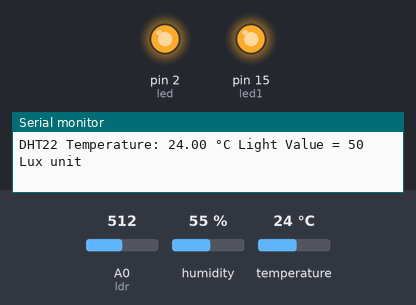
This sketch was run on a simulated Arduino Uno, built with avr-gcc and run on an emulated ATmega328P. Shown: output pins drawn as LEDs (lit = HIGH), the last lines printed to the serial monitor. Dashed ring = blinking. The test bench sets the inputs (shaded band); at power-on: temperature 24 °C, A0 (ldr) = 512, humidity 55 %.

Above: at 1.8 s.
1.9 s: temperature set to 25.6 °C
At 3.0 s:
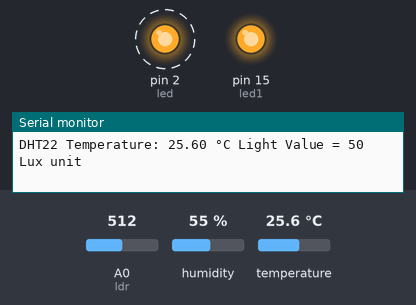
7.7 s: A0 (ldr) set to 268
11.2 s: A0 (ldr) set to 245
At 12.5 s:
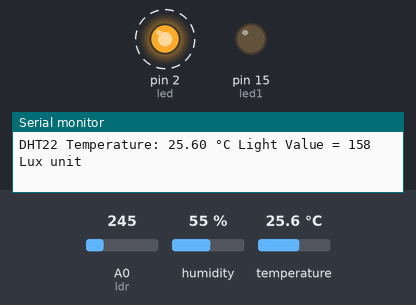
17.7 s: temperature set to 28 °C
23.7 s: A0 (ldr) set to 306
At 25.6 s:
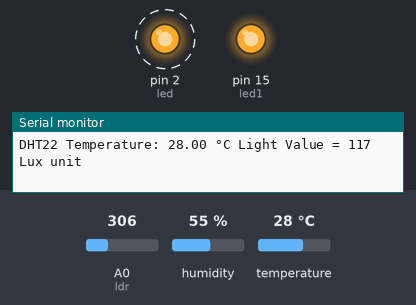
Timing chart, 0 to 30.7 s (numbered marks = the images above; inputs shaded):
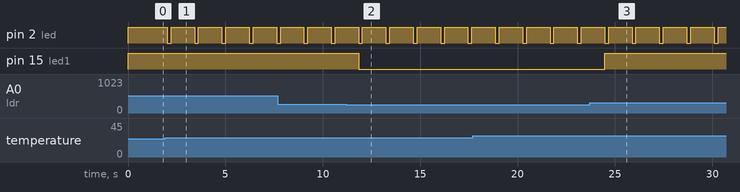

Measured:
- the behaviour switches between 24.9 and 25 °C on temperature (found by bisection; images 0 and 1)
- the behaviour switches between 257 and 256 on A0 (ldr) (found by bisection; images 1 and 2)
- after the input at 1.9 s, pin 2 (led): alternates HIGH for 1.2 s and LOW for 0.20 s, starting after 0.11 s
- after the input at 11.2 s, pin 15 (led1): HIGH → LOW after 0.64 s
- after the input at 23.7 s, pin 15 (led1): LOW → HIGH after 0.77 s

The sketch:

esp8266_test_DHT_LDR.ino
```cpp
#include <DHT.h>

#define DHTPIN 0
#define DHTTYPE DHT22
#define ldr A0
#define led1 15
#define led 2
float ADC_value = 0.0048828125;
DHT dht(DHTPIN, DHTTYPE);

void setup() {
Serial.begin(9600);
pinMode(led1, OUTPUT);
pinMode(led, OUTPUT);
pinMode(ldr, INPUT);
dht.begin();
digitalWrite(led1,HIGH);
digitalWrite(led,HIGH);
}

void loop() {
float ldr_data = analogRead(ldr);
float t = dht.readTemperature();
int lux = int((250.000000/(ADC_value*ldr_data))-50.000000);
Serial.print("DHT22 Temperature: ");
Serial.print(t);
Serial.print(" °C ");
Serial.print("Light Value = ");
Serial.print(lux);
Serial.println(" Lux unit");
if(lux>=150){
  digitalWrite(led1,LOW);
}
if (lux<150){
  digitalWrite(led1,HIGH);
}
if (t>=25){
   digitalWrite(led,LOW);
    delay(200);
    digitalWrite(led,HIGH);
    delay(200);

  }
if (t<25){
  digitalWrite(led , HIGH);
}
delay(1000);
}
```
